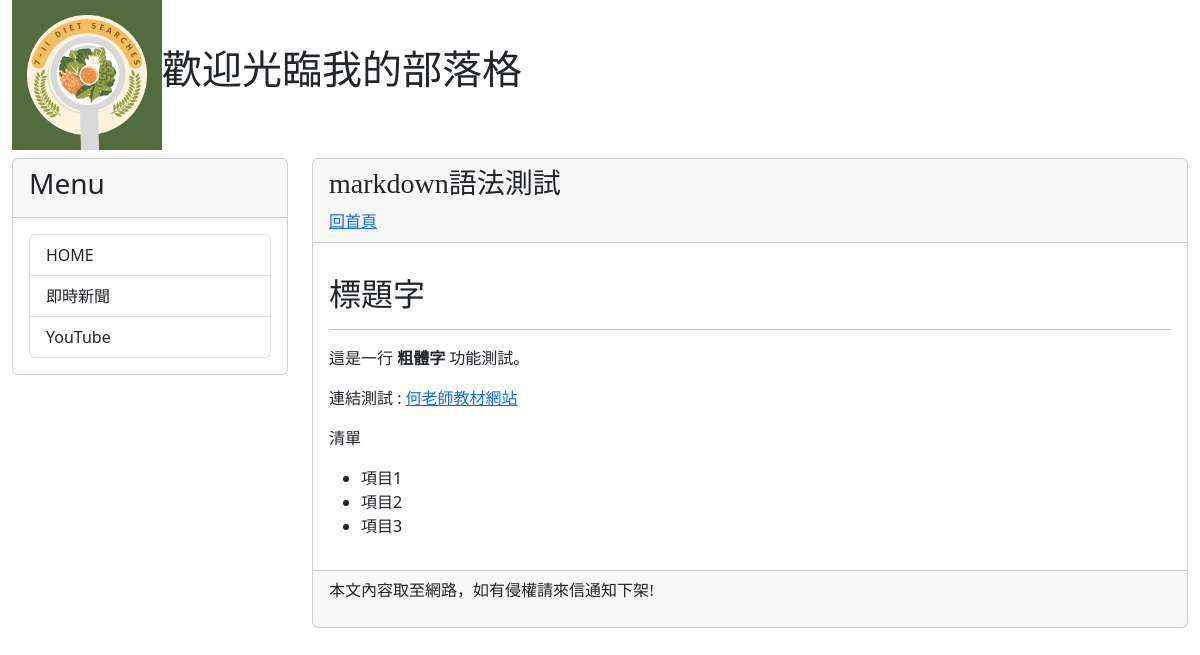
The app's page /post/markdown with its own data.
### mysite/models.py (models this page shows, shortened)
class Post(models.Model):
    title = models.CharField(max_length=200)
    slug = models.CharField(max_length=200)
    body = models.TextField()
    pub_date = models.DateTimeField(auto_now_add=True)
    class Meta:
        ordering = ("-pub_date",)

### mysite/views.py (the view)
# urls.py: path("post/<slug:slug>", showpost),
def showpost(request, slug):
    try:
        post = Post.objects.get(slug=slug)
        if post != None:
          return render(request, "post.html", locals())
    except:
        return redirect("/")

### mysite/templatetags/markdown_extras.py (called while the page is built)
@register.filter
def convert_markdown(text):
    return markdown.markdown(text)

### templates/post.html (shortened to what this page needs)
{% extends 'base.html' %}
{% load markdown_extras %}
{% block headmessage %}
    <h3 style="font-family: 微軟正黑體;">{{ post.title }}</h3>
    <a style="font-family: 微軟正黑體;" href="/">回首頁</a>
{% endblock %}
{% block content %}
        <p style="font-family: 微軟正黑體;font-size: 12pt;letter-spacing: 2pt;">
            {{ post.body | convert_markdown | safe }}</a>
        </p>
{% endblock %}

### records on screen
Post: title "markdown語法測試", body|convert_markdown "標題字 這是一行 粗體字 功能測試。 連結測試 : 何老師教材網站 清單 項目1 項目2 項目3"
